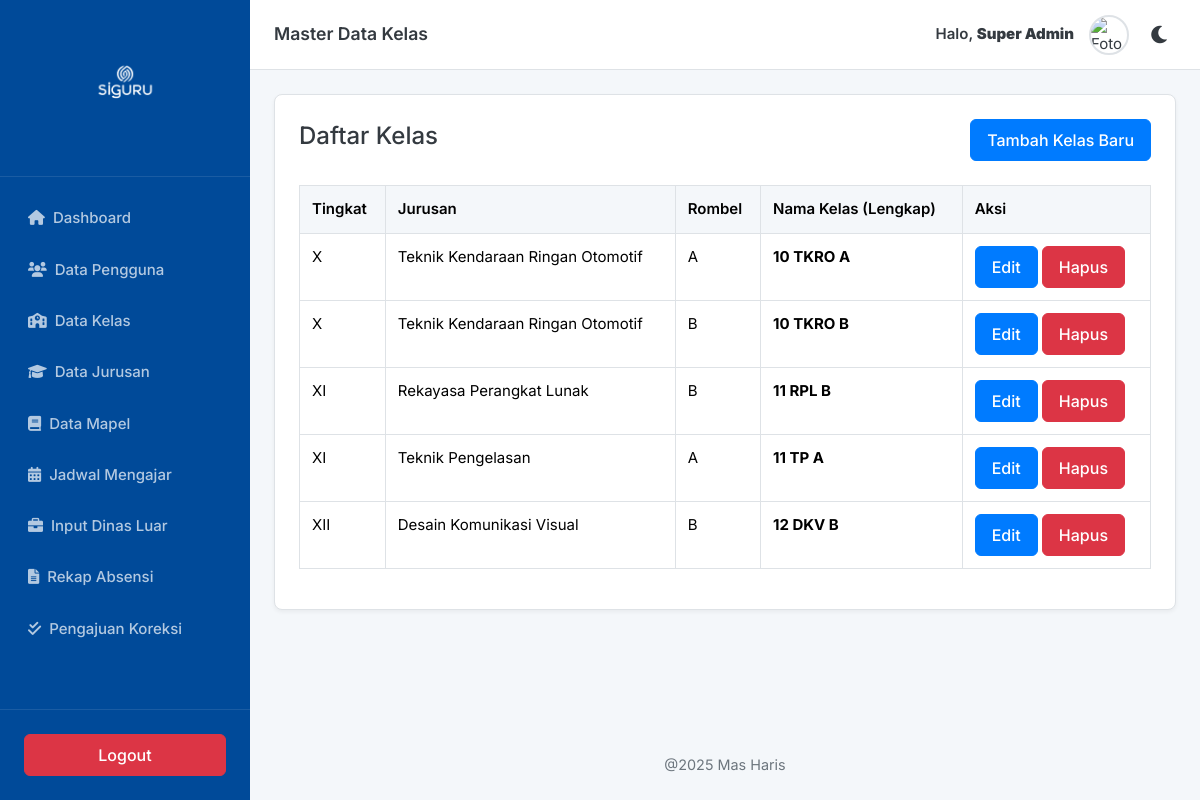
The app's page /manage_kelas.php (signed in) with its own data.
### tables this page shows
CREATE TABLE
  `kelas` (
    `id` INT AUTO_INCREMENT PRIMARY KEY,
    `tingkat_id` INT NOT NULL,
    `jurusan_id` INT NOT NULL,
    `rombel` VARCHAR(5) NOT NULL COMMENT 'Cth: A, B, C, 1, 2',
    UNIQUE KEY `kelas_unik` (`tingkat_id`, `jurusan_id`, `rombel`),
    FOREIGN KEY (`tingkat_id`) REFERENCES `tingkat` (`id`) ON DELETE CASCADE,
    FOREIGN KEY (`jurusan_id`) REFERENCES `jurusan` (`id`) ON DELETE CASCADE
  );

CREATE TABLE
  `tingkat` (
    `id` INT AUTO_INCREMENT PRIMARY KEY,
    `nama_tingkat` VARCHAR(5) NOT NULL UNIQUE COMMENT 'Cth: X, XI, XII'
  );

CREATE TABLE
  `jurusan` (
    `id` INT AUTO_INCREMENT PRIMARY KEY,
    `nama_jurusan` VARCHAR(100) NOT NULL,
    `singkatan_jurusan` VARCHAR(10) NOT NULL UNIQUE COMMENT 'Cth: RPL, DKV, TP'
  );

### manage_kelas.php (the view, shortened to what this page needs)
<?php
require_once 'includes/db.php';
$sql = "SELECT k.*, t.nama_tingkat, j.nama_jurusan, j.singkatan_jurusan
        FROM kelas k
        LEFT JOIN tingkat t ON k.tingkat_id = t.id
        LEFT JOIN jurusan j ON k.jurusan_id = j.id
        ORDER BY t.nama_tingkat, j.nama_jurusan, k.rombel";
$result = $conn->query($sql);
?>
<?php include 'includes/header.php'; ?>
<div class="card-ui">
    <div style="display: flex; justify-content: space-between; align-items: center;">
        <h4>Daftar Kelas</h4>
        <a href="edit_kelas.php" class="btn btn-primary">Tambah Kelas Baru</a>
    </div>
    <div style="overflow-x: auto; margin-top: 1.5rem;">
        <table class="table">
            <thead>
                <tr>
                    <th>Tingkat</th>
                    <th>Jurusan</th>
                    <th>Rombel</th>
                    <th>Nama Kelas (Lengkap)</th>
                    <th>Aksi</th>
                </tr>
            </thead>
            <tbody>
                <?php if ($result && $result->num_rows > 0): ?>
                    <?php while ($row = $result->fetch_assoc()): ?>
                        <?php
                        $tingkat_nama = $row['nama_tingkat'] ?? '-';
                        $jurusan_nama = $row['nama_jurusan'] ?? '-';
                        $jurusan_singkatan = $row['singkatan_jurusan'] ?? '-';
                        $rombel = $row['rombel'] ?? '';
                        $tingkat_angka = $tingkat_nama;
                        if ($tingkat_nama == 'X') $tingkat_angka = '10';
                        elseif ($tingkat_nama == 'XI') $tingkat_angka = '11';
                        elseif ($tingkat_nama == 'XII') $tingkat_angka = '12';
                        $nama_kelas_lengkap = $tingkat_angka . ' ' . $jurusan_singkatan . ' ' . $rombel;
                        ?>
                        <tr>
                            <td><?= htmlspecialchars($tingkat_nama); ?></td>
                            <td><?= htmlspecialchars($jurusan_nama); ?></td>
                            <td><?= htmlspecialchars($rombel); ?></td>
                            <td><strong><?= htmlspecialchars($nama_kelas_lengkap); ?></strong></td>
                            <td>
                                <a href="edit_kelas.php?id=<?= $row['id']; ?>" class="btn btn-primary">Edit</a>
                                <a href="manage_kelas.php?action=delete&id=<?= $row['id']; ?>" class="btn btn-danger btn-hapus">Hapus</a>
                            </td>
                        </tr>
                    <?php endwhile; ?>
                <?php else: ?>
                    <tr>
                        <td colspan="5" style="text-align: center;">Belum ada data kelas. Silakan tambah baru.</td>
                    </tr>
                <?php endif; ?>
            </tbody>
        </table>
    </div>
</div>
<?php include 'includes/footer.php'; ?>

### assets/css/style.css (style rules this page uses)
:root { --primary-color: #007bff; --primary-hover: #0056b3; --dark-blue: #004a99; --light-color: #f4f7fa; --white-color: #ffffff; --border-color: #dee2e6; --text-color: #343a40; --text-light: #6c757d; --success: #28a745; --danger: #dc3545; --sidebar-width: 250px; --header-height: 70px; }
body { font-family: "Inter", sans-serif; background-color: var(--light-color); color: var(--text-color); margin: 0; padding: 0; font-size: 15px; transition: background-color 0.2s, color 0.2s; }
.card-ui { background-color: var(--white-color); border: 1px solid var(--border-color); border-radius: 8px; padding: 1.5rem; margin-bottom: 1.5rem; box-shadow: 0 2px 4px rgba(0, 0, 0, 0.05); transition: background-color 0.2s, border-color 0.2s; }
.btn { padding: 0.5rem 1rem; font-weight: 500; border-radius: 6px; cursor: pointer; text-decoration: none; display: inline-block; border: 1px solid transparent; }
.btn-primary { background-color: var(--primary-color); color: var(--white-color); border-color: var(--primary-color); }
.btn-danger { background-color: var(--danger); color: var(--white-color); border-color: var(--danger); }
.table { width: 100%; border-collapse: collapse; }
.table th, .table td { padding: 0.75rem; border: 1px solid var(--border-color); text-align: left; vertical-align: top; }
.table thead th { background-color: var(--light-color); font-weight: 600; }

### records on screen
kelas: tingkat.nama_tingkat "X", jurusan.nama_jurusan "Teknik Kendaraan Ringan Otomotif", rombel "A", nama_kelas_lengkap "10 TKRO A"
kelas: tingkat.nama_tingkat "X", jurusan.nama_jurusan "Teknik Kendaraan Ringan Otomotif", rombel "B", nama_kelas_lengkap "10 TKRO B"
kelas: tingkat.nama_tingkat "XI", jurusan.nama_jurusan "Rekayasa Perangkat Lunak", rombel "B", nama_kelas_lengkap "11 RPL B"
kelas: tingkat.nama_tingkat "XI", jurusan.nama_jurusan "Teknik Pengelasan", rombel "A", nama_kelas_lengkap "11 TP A"
kelas: tingkat.nama_tingkat "XII", jurusan.nama_jurusan "Desain Komunikasi Visual", rombel "B", nama_kelas_lengkap "12 DKV B"

### other values on screen
$_SESSION['page_title'] "Master Data Kelas"
$user_nama "Super Admin"
